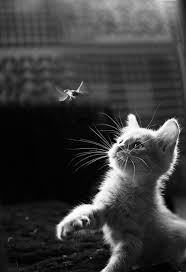
#> input picture Odev1/resimler/deneme2.jpg, 186 x 272 px
$ python 1.py
#> lines starting #> are read from the running program, lines starting #| are printed output that depends on the picture
import cv2
import numpy as np
from matplotlib import pyplot as plt

img = cv2.imread("resimler/deneme2.jpg",0)
#> img is the input picture: shape (272, 186); min 0, max 255, mean 59.1
cv2.imshow("Test",img)
z = np.zeros(256)
[w,h] =(img.shape)
#> w = 272; h = 186
for v in range(0,w):
    for u in range(0,h):
        i = img[v, u]
        z[i] = z[i]+1
#> after the loop, z = 256 values, max 2918 at index 4, min 14 at index 225, mean 197.6
for v in range(0,255):
    print("{}-{}".format(v,z[v]))
#> this loop made 255 passes
#| 0-409.0
#| 1-122.0
#| 2-578.0
#| 3-2659.0
#| 4-2918.0
#| 5-827.0
#| 6-535.0
#| 7-644.0
#> (further printed lines are left out)
plt.style.use("fivethirtyeight")
plt.hist(z)
plt.show()
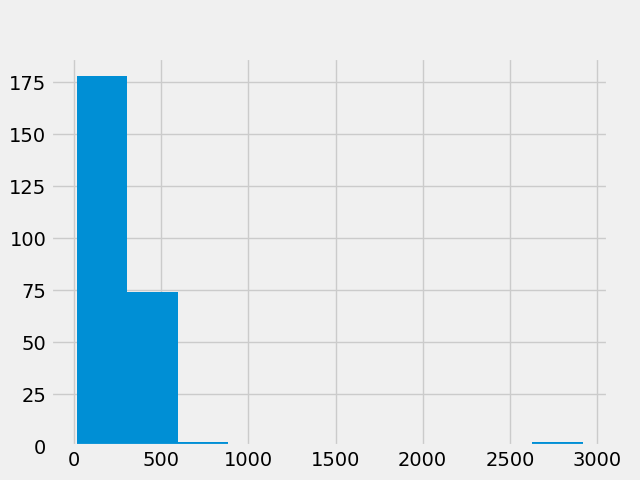
#> figure drawn by matplotlib, 1 panel; tallest bar 178 high, from x = 14 to 304.4
